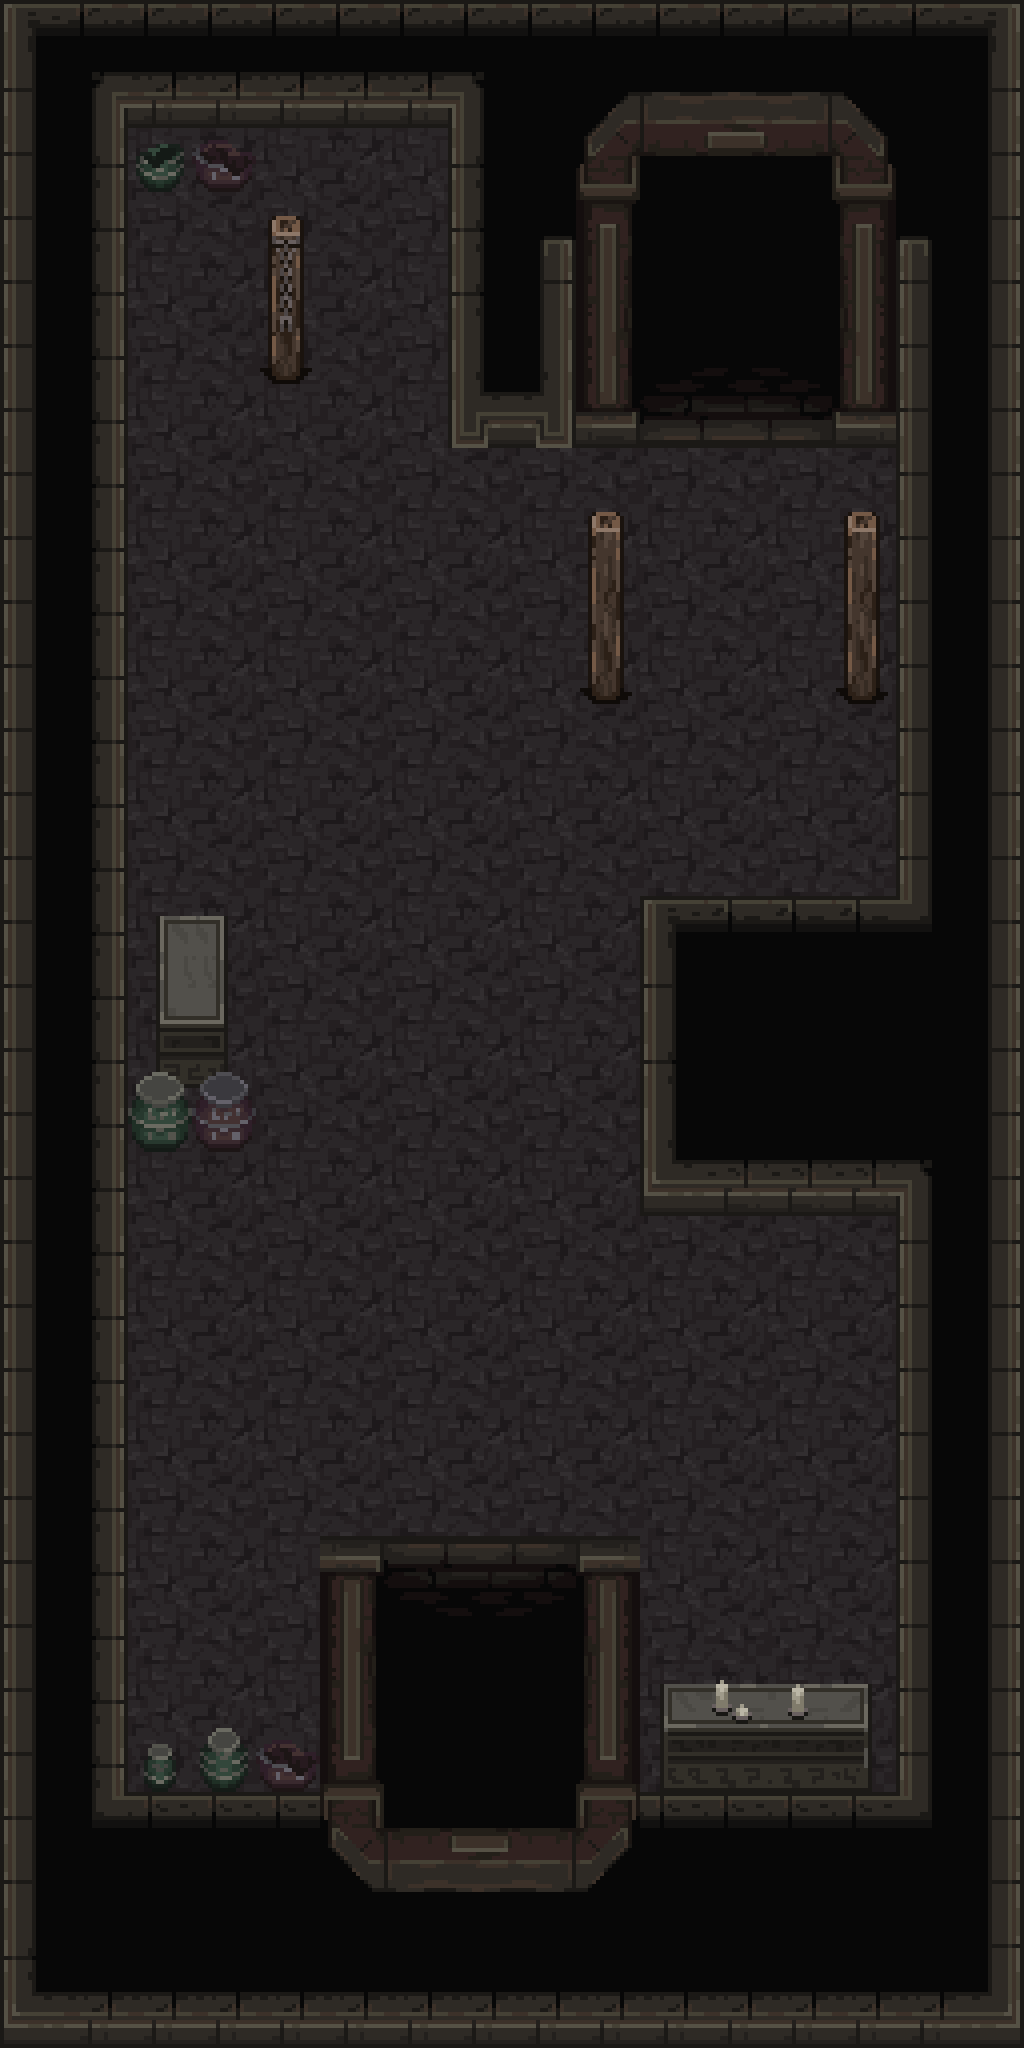

This is a level from a 2D game, rendered from its Tiled map with the project's own tilesets. A one-line summary and the map file follow, with tile-layer data summarised:
An orthogonal 16x32 tile map with 64x64 px tiles, 3 tile layers (Layer1, Layer2, Layer3), 2 tilesets and 24 objects (2x officer, rookie).

<map version="1.8" tiledversion="1.8.4" orientation="orthogonal" renderorder="right-down" width="16" height="32" tilewidth="64" tileheight="64" infinite="0" nextlayerid="9" nextobjectid="27">
 <tileset firstgid="1" name="decorative_RESIZED_64_64" tilewidth="64" tileheight="64" tilecount="256" columns="16">
  <image source="../images/tiles/decorative_RESIZED_64_64.png" width="1024" height="1024" />
 </tileset>
 <tileset firstgid="257" name="mainlevbuild_resized_64_64" tilewidth="64" tileheight="64" tilecount="2560" columns="64">
  <image source="../images/tiles/mainlevbuild_resized_64_64.png" width="4096" height="2560" />
 </tileset>
 <layer id="1" name="Layer1" width="16" height="32">
  <data>[512 cells, 512 non-empty, 5 distinct tile ids]</data>
 </layer>
 <layer id="2" name="Layer2" width="16" height="32">
  <data>[512 cells, 33 non-empty, 23 distinct tile ids]</data>
 </layer>
 <layer id="3" name="Layer3" width="16" height="32">
  <data>[512 cells, 278 non-empty, 67 distinct tile ids]</data>
 </layer>
 <objectgroup id="5" name="Wall">
  <object id="4" x="320" y="1536" width="64" height="320" />
  <object id="5" x="576" y="1536" width="64" height="320" />
  <object id="6" x="384" y="1536" width="192" height="64" />
  <object id="7" x="128" y="1792" width="192" height="64" />
  <object id="8" x="640" y="1792" width="256" height="64" />
  <object id="9" x="640" y="1152" width="256" height="64" />
  <object id="10" x="896" y="1152" width="64" height="704" />
  <object id="11" x="640" y="896" width="64" height="256" />
  <object id="12" x="704" y="896" width="192" height="64" />
  <object id="13" x="896" y="256" width="64" height="704" />
  <object id="14" x="576" y="320" width="64" height="128" />
  <object id="15" x="448" y="384" width="128" height="64" />
  <object id="16" x="448" y="64" width="64" height="320" />
  <object id="17" x="832" y="320" width="64" height="128" />
  <object id="20" x="64" y="64" width="384" height="64" />
  <object id="21" x="64" y="128" width="64" height="1728" />
  <object id="22" x="192" y="1728" width="128" height="64" />
  <object id="23" x="704" y="1728" width="128" height="64" />
  <object id="24" x="128" y="1088" width="128" height="64" />
  <object id="25" x="128" y="896" width="64" height="192" />
 </objectgroup>
 <objectgroup id="6" name="Door">
  <object id="26" x="640" y="384" width="192" height="64" />
 </objectgroup>
 <objectgroup id="7" name="EnemySpawn">
  <object id="1" name="officer" x="256" y="512">
   <point />
  </object>
  <object id="2" name="officer" x="448" y="1024">
   <point />
  </object>
  <object id="3" name="rookie" x="768" y="1408">
   <point />
  </object>
 </objectgroup>
</map>